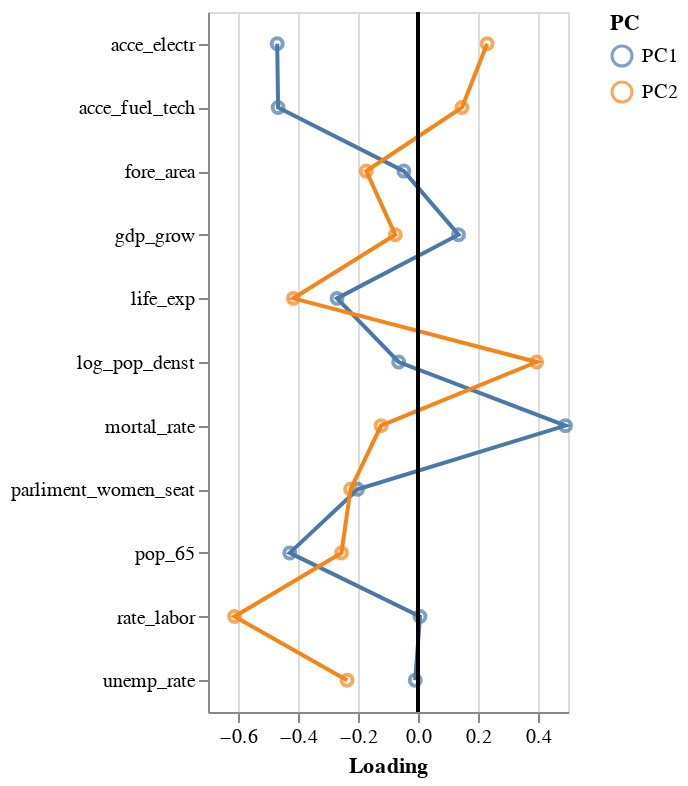

Here is the notebook cell this chart was saved with:
### Code cell
# melt from wide to long
loading_plot_df = loading_df.melt(
    id_vars = 'ESG Variables',
    var_name = 'PC',
    value_name = 'Loading'
)

# create base layer with encoding
base = alt.Chart(loading_plot_df).encode(
    y = alt.X('ESG Variables', title = ''),
    x = 'Loading',
    color = 'PC'
)

# store horizontal line at zero
rule = alt.Chart(pd.DataFrame({'Loading': 0}, index = [0])).mark_rule().encode(x = 'Loading', size = alt.value(2))

# layer points + lines + rule to construct loading plot
pca_loading_plot = base.mark_point() + base.mark_line() + rule
pca_loading_plot.properties(width = 180, height = 350)

### Figure 1 — Vega-Lite specification as saved in the notebook (floating-point values rounded to 4 significant figures)
{"config": {"view": {"continuousWidth": 400, "continuousHeight": 300}}, "layer": [{"mark": "point", "encoding": {"color": {"field": "PC", "type": "nominal"}, "x": {"field": "Loading", "type": "quantitative"}, "y": {"field": "ESG Variables", "title": "", "type": "nominal"}}}, {"mark": "line", "encoding": {"color": {"field": "PC", "type": "nominal"}, "x": {"field": "Loading", "type": "quantitative"}, "y": {"field": "ESG Variables", "title": "", "type": "nominal"}}}, {"data": {"name": "data-9d49ac6f4eb17edf294d313c00d511b2"}, "mark": "rule", "encoding": {"size": {"value": 2}, "x": {"field": "Loading", "type": "quantitative"}}}], "data": {"name": "data-f154f1888a75fa7e558c60ece32cae5d"}, "height": 350, "width": 180, "$schema": "https://vega.github.io/schema/vega-lite/v4.17.0.json", "datasets": {"data-f154f1888a75fa7e558c60ece32cae5d": [{"ESG Variables": "acce_fuel_tech", "PC": "PC1", "Loading": -0.4663}, {"ESG Variables": "acce_electr", "PC": "PC1", "Loading": -0.4693}, {"ESG Variables": "fore_area", "PC": "PC1", "Loading": -0.04714}, {"ESG Variables": "gdp_grow", "PC": "PC1", "Loading": 0.1352}, {"ESG Variables": "life_exp", "PC": "PC1", "Loading": -0.2699}, {"ESG Variables": "mortal_rate", "PC": "PC1", "Loading": 0.4916}, {"ESG Variables": "pop_65", "PC": "PC1", "Loading": -0.4273}, {"ESG Variables": "parliment_women_seat", "PC": "PC1", "Loading": -0.2011}, {"ESG Variables": "rate_labor", "PC": "PC1", "Loading": 0.006555}, {"ESG Variables": "unemp_rate", "PC": "PC1", "Loading": -0.009196}, {"ESG Variables": "log_pop_denst", "PC": "PC1", "Loading": -0.06436}, {"ESG Variables": "acce_fuel_tech", "PC": "PC2", "Loading": 0.1467}, {"ESG Variables": "acce_electr", "PC": "PC2", "Loading": 0.2304}, {"ESG Variables": "fore_area", "PC": "PC2", "Loading": -0.1725}, {"ESG Variables": "gdp_grow", "PC": "PC2", "Loading": -0.07579}, {"ESG Variables": "life_exp", "PC": "PC2", "Loading": -0.4155}, {"ESG Variables": "mortal_rate", "PC": "PC2", "Loading": -0.1231}, {"ESG Variables": "pop_65", "PC": "PC2", "Loading": -0.2552}, {"ESG Variables": "parliment_women_seat", "PC": "PC2", "Loading": -0.2248}, {"ESG Variables": "rate_labor", "PC": "PC2", "Loading": -0.6116}, {"ESG Variables": "unemp_rate", "PC": "PC2", "Loading": -0.2365}, {"ESG Variables": "log_pop_denst", "PC": "PC2", "Loading": 0.3956}], "data-9d49ac6f4eb17edf294d313c00d511b2": [{"Loading": 0}]}}
